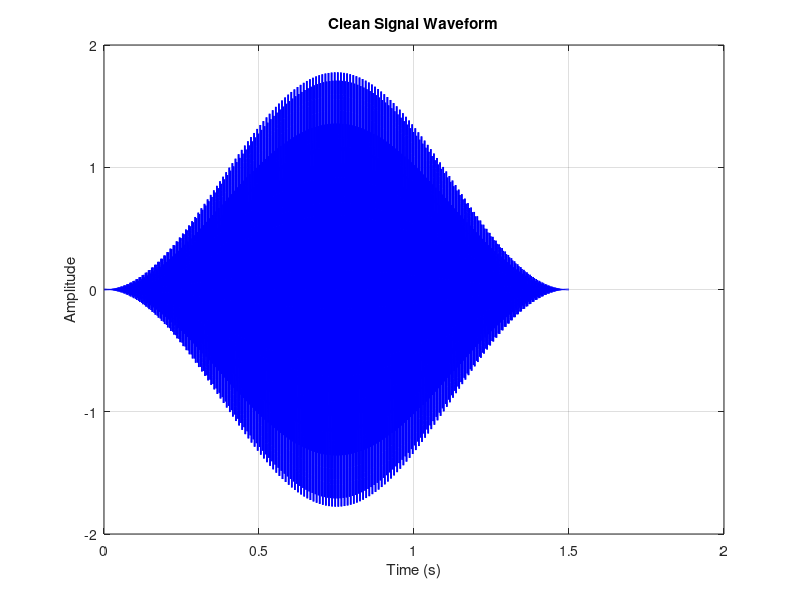
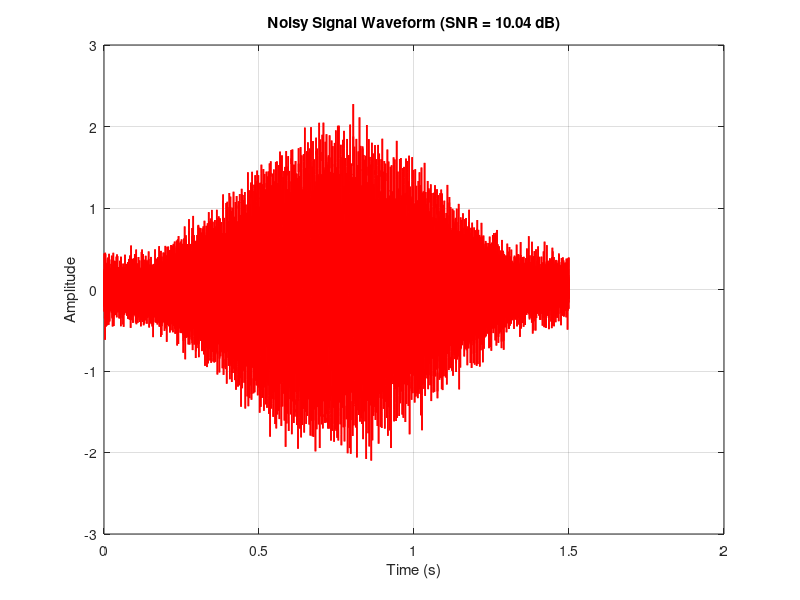
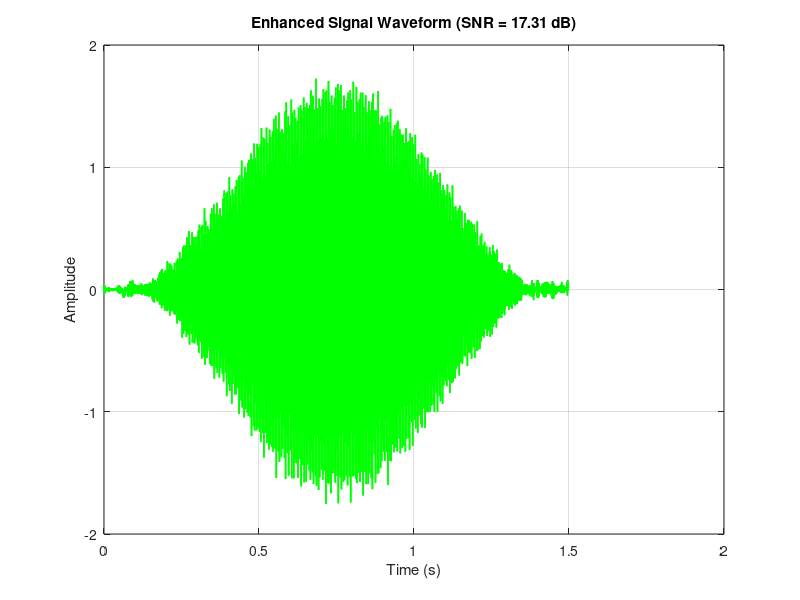

Write MATLAB code to recreate these figures, in order.
clc;
clear;
close all;

%% 1. SIGNAL PREPARATION AND NOISE
Fs = 16000;
duration = 1.5;
t = 0:1/Fs:duration-1/Fs;

f1 = 300;
f2 = 800;
f3 = 2200;

envelope = sin(pi*t/duration).^2;
x_clean = (sin(2*pi*f1*t) + ...
           0.6*sin(2*pi*f2*t) + ...
           0.3*sin(2*pi*f3*t)) .* envelope;

target_SNR = 10;
speech_pwr = mean(x_clean.^2);
noise_pwr_req = speech_pwr / (10^(target_SNR/10));

rng(42);
noise = sqrt(noise_pwr_req) * randn(size(t));
x_noisy = x_clean + noise;

%% 2. SPECTRAL SUBTRACTION
N_frame = 256;
hop = 128;
win = hamming(N_frame).';
N_fft = 512;
alpha = 2.0;
beta = 0.02;

% Estimate noise spectrum from the known added noise
N_noise_frames = 5;
noise_spectrum_sum = zeros(1, N_fft);

for i = 1:N_noise_frames
    idx = (i-1)*hop + (1:N_frame);
    noise_frame = noise(idx) .* win;
    noise_spectrum_sum = noise_spectrum_sum + ...
                         abs(fft(noise_frame, N_fft));
end

N_est = noise_spectrum_sum / N_noise_frames;

% Overlap-add processing
num_frames = floor((length(t)-N_frame)/hop) + 1;
x_enhanced = zeros(1, length(t));
win_gain = zeros(1, length(t));

for m = 1:num_frames
    idx = (m-1)*hop + (1:N_frame);

    frame = x_noisy(idx) .* win;
    Y = fft(frame, N_fft);
    Y_mag = abs(Y);
    Y_phase = angle(Y);

    S_hat_mag = max(Y_mag - alpha*N_est, beta*Y_mag);
    S_hat = S_hat_mag .* exp(1i*Y_phase);

    frame_enhanced = real(ifft(S_hat, N_fft));

    x_enhanced(idx) = x_enhanced(idx) + ...
                      frame_enhanced(1:N_frame) .* win;
    win_gain(idx) = win_gain(idx) + win.^2;
end

valid_idx = win_gain > 1e-3;
x_enhanced(valid_idx) = x_enhanced(valid_idx) ./ win_gain(valid_idx);

%% 3. SNR RESULTS
SNR_in = 10*log10(sum(x_clean.^2) / sum((x_clean-x_noisy).^2));
SNR_out = 10*log10(sum(x_clean.^2) / sum((x_clean-x_enhanced).^2));

fprintf('Input SNR  : %.2f dB\n', SNR_in);
fprintf('Output SNR : %.2f dB\n', SNR_out);

%% 4. PLOTS AND EXPORT
figW = 8.5;
figH = 5.5;

figA = figure('Units', 'centimeters', 'Position', [2, 2, figW, figH]);
plot(t, x_clean, 'b', 'LineWidth', 1.2);
grid on;
box on;
title('Clean Signal Waveform');
xlabel('Time (s)');
ylabel('Amplitude');
exportgraphics(figA, 'Exp19_SubfigA_CleanSpeech.png', 'Resolution', 600);

figB = figure('Units', 'centimeters', 'Position', [11, 2, figW, figH]);
plot(t, x_noisy, 'r', 'LineWidth', 1.2);
grid on;
box on;
title(sprintf('Noisy Signal Waveform (SNR = %.2f dB)', SNR_in));
xlabel('Time (s)');
ylabel('Amplitude');
exportgraphics(figB, 'Exp19_SubfigB_NoisySpeech.png', 'Resolution', 600);

figC = figure('Units', 'centimeters', 'Position', [20, 2, figW, figH]);
plot(t, x_enhanced, 'g', 'LineWidth', 1.2);
grid on;
box on;
title(sprintf('Enhanced Signal Waveform (SNR = %.2f dB)', SNR_out));
xlabel('Time (s)');
ylabel('Amplitude');
exportgraphics(figC, 'Exp19_SubfigC_EnhancedSpeech.png', 'Resolution', 600);
